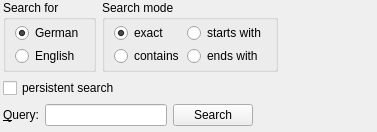
<?xml version="1.0" encoding="UTF-8"?>
<ui version="4.0">
 <class>DePanelUI</class>
 <widget class="QWidget" name="DePanelUI">
  <property name="geometry">
   <rect>
    <x>0</x>
    <y>0</y>
    <width>377</width>
    <height>124</height>
   </rect>
  </property>
  <property name="windowTitle">
   <string>Form</string>
  </property>
  <layout class="QVBoxLayout" name="verticalLayout_2">
   <property name="leftMargin">
    <number>3</number>
   </property>
   <property name="topMargin">
    <number>0</number>
   </property>
   <property name="rightMargin">
    <number>3</number>
   </property>
   <property name="bottomMargin">
    <number>6</number>
   </property>
   <item>
    <layout class="QHBoxLayout" name="horizontalLayout">
     <property name="sizeConstraint">
      <enum>QLayout::SetFixedSize</enum>
     </property>
     <item>
      <layout class="QVBoxLayout" name="verticalLayout">
       <item>
        <layout class="QHBoxLayout" name="horizontalLayout_6">
         <property name="sizeConstraint">
          <enum>QLayout::SetFixedSize</enum>
         </property>
         <item>
          <widget class="QGroupBox" name="groupBox_3">
           <property name="sizePolicy">
            <sizepolicy hsizetype="Preferred" vsizetype="Maximum">
             <horstretch>0</horstretch>
             <verstretch>0</verstretch>
            </sizepolicy>
           </property>
           <property name="title">
            <string>Search for</string>
           </property>
           <layout class="QVBoxLayout" name="verticalLayout_3">
            <property name="spacing">
             <number>3</number>
            </property>
            <property name="leftMargin">
             <number>9</number>
            </property>
            <property name="topMargin">
             <number>3</number>
            </property>
            <property name="rightMargin">
             <number>9</number>
            </property>
            <property name="bottomMargin">
             <number>3</number>
            </property>
            <item>
             <widget class="QRadioButton" name="germanRadio">
              <property name="text">
               <string>German</string>
              </property>
              <property name="checked">
               <bool>true</bool>
              </property>
             </widget>
            </item>
            <item>
             <widget class="QRadioButton" name="englishRadio">
              <property name="text">
               <string>English</string>
              </property>
             </widget>
            </item>
           </layout>
          </widget>
         </item>
         <item>
          <widget class="QGroupBox" name="groupBox_4">
           <property name="sizePolicy">
            <sizepolicy hsizetype="Preferred" vsizetype="Maximum">
             <horstretch>0</horstretch>
             <verstretch>0</verstretch>
            </sizepolicy>
           </property>
           <property name="title">
            <string>Search mode</string>
           </property>
           <layout class="QGridLayout" name="gridLayout">
            <property name="topMargin">
             <number>3</number>
            </property>
            <property name="bottomMargin">
             <number>3</number>
            </property>
            <property name="spacing">
             <number>3</number>
            </property>
            <item row="0" column="0">
             <widget class="QRadioButton" name="matchRadio">
              <property name="toolTip">
               <string>Search for words matching the query exactly</string>
              </property>
              <property name="text">
               <string>exact</string>
              </property>
              <property name="checked">
               <bool>true</bool>
              </property>
             </widget>
            </item>
            <item row="0" column="1">
             <widget class="QRadioButton" name="startRadio">
              <property name="toolTip">
               <string>Search for words starting with query</string>
              </property>
              <property name="text">
               <string>starts with</string>
              </property>
             </widget>
            </item>
            <item row="1" column="0">
             <widget class="QRadioButton" name="containRadio">
              <property name="toolTip">
               <string>Search for words containing query</string>
              </property>
              <property name="text">
               <string>contains</string>
              </property>
             </widget>
            </item>
            <item row="1" column="1">
             <widget class="QRadioButton" name="endRadio">
              <property name="toolTip">
               <string>Search for words ending with query</string>
              </property>
              <property name="text">
               <string>ends with</string>
              </property>
             </widget>
            </item>
           </layout>
          </widget>
         </item>
        </layout>
       </item>
       <item>
        <widget class="QCheckBox" name="persistentCheck">
         <property name="toolTip">
          <string>Try wider search modes if search from current mode comes up empty</string>
         </property>
         <property name="text">
          <string>persistent search</string>
         </property>
        </widget>
       </item>
      </layout>
     </item>
     <item>
      <spacer name="horizontalSpacer">
       <property name="orientation">
        <enum>Qt::Horizontal</enum>
       </property>
       <property name="sizeHint" stdset="0">
        <size>
         <width>40</width>
         <height>20</height>
        </size>
       </property>
      </spacer>
     </item>
    </layout>
   </item>
   <item>
    <layout class="QHBoxLayout" name="horizontalLayout_5">
     <item>
      <widget class="QLabel" name="label_2">
       <property name="text">
        <string>&amp;Query:</string>
       </property>
       <property name="buddy">
        <cstring>queryEdit</cstring>
       </property>
      </widget>
     </item>
     <item>
      <widget class="QLineEdit" name="queryEdit">
       <property name="toolTip">
        <string>German characters (ä, ö, ü, ß) accepted, also 'ae', 'oe', and 'ue' may be substituted for umlauts, and '3' will be treated as 'ß'</string>
       </property>
      </widget>
     </item>
     <item>
      <widget class="QPushButton" name="searchButton">
       <property name="text">
        <string>Search</string>
       </property>
      </widget>
     </item>
     <item>
      <spacer name="horizontalSpacer_2">
       <property name="orientation">
        <enum>Qt::Horizontal</enum>
       </property>
       <property name="sizeHint" stdset="0">
        <size>
         <width>40</width>
         <height>20</height>
        </size>
       </property>
      </spacer>
     </item>
    </layout>
   </item>
  </layout>
 </widget>
 <resources/>
 <connections>
  <connection>
   <sender>matchRadio</sender>
   <signal>clicked()</signal>
   <receiver>queryEdit</receiver>
   <slot>setFocus()</slot>
   <hints>
    <hint type="sourcelabel">
     <x>138</x>
     <y>32</y>
    </hint>
    <hint type="destinationlabel">
     <x>126</x>
     <y>108</y>
    </hint>
   </hints>
  </connection>
  <connection>
   <sender>startRadio</sender>
   <signal>clicked()</signal>
   <receiver>queryEdit</receiver>
   <slot>setFocus()</slot>
   <hints>
    <hint type="sourcelabel">
     <x>198</x>
     <y>31</y>
    </hint>
    <hint type="destinationlabel">
     <x>166</x>
     <y>103</y>
    </hint>
   </hints>
  </connection>
  <connection>
   <sender>containRadio</sender>
   <signal>clicked()</signal>
   <receiver>queryEdit</receiver>
   <slot>setFocus()</slot>
   <hints>
    <hint type="sourcelabel">
     <x>103</x>
     <y>47</y>
    </hint>
    <hint type="destinationlabel">
     <x>96</x>
     <y>100</y>
    </hint>
   </hints>
  </connection>
  <connection>
   <sender>endRadio</sender>
   <signal>clicked()</signal>
   <receiver>queryEdit</receiver>
   <slot>setFocus()</slot>
   <hints>
    <hint type="sourcelabel">
     <x>200</x>
     <y>53</y>
    </hint>
    <hint type="destinationlabel">
     <x>64</x>
     <y>103</y>
    </hint>
   </hints>
  </connection>
  <connection>
   <sender>germanRadio</sender>
   <signal>clicked()</signal>
   <receiver>queryEdit</receiver>
   <slot>setFocus()</slot>
   <hints>
    <hint type="sourcelabel">
     <x>52</x>
     <y>25</y>
    </hint>
    <hint type="destinationlabel">
     <x>51</x>
     <y>98</y>
    </hint>
   </hints>
  </connection>
  <connection>
   <sender>englishRadio</sender>
   <signal>clicked()</signal>
   <receiver>queryEdit</receiver>
   <slot>setFocus()</slot>
   <hints>
    <hint type="sourcelabel">
     <x>30</x>
     <y>50</y>
    </hint>
    <hint type="destinationlabel">
     <x>111</x>
     <y>103</y>
    </hint>
   </hints>
  </connection>
  <connection>
   <sender>persistentCheck</sender>
   <signal>clicked()</signal>
   <receiver>queryEdit</receiver>
   <slot>setFocus()</slot>
   <hints>
    <hint type="sourcelabel">
     <x>17</x>
     <y>82</y>
    </hint>
    <hint type="destinationlabel">
     <x>145</x>
     <y>105</y>
    </hint>
   </hints>
  </connection>
 </connections>
</ui>
